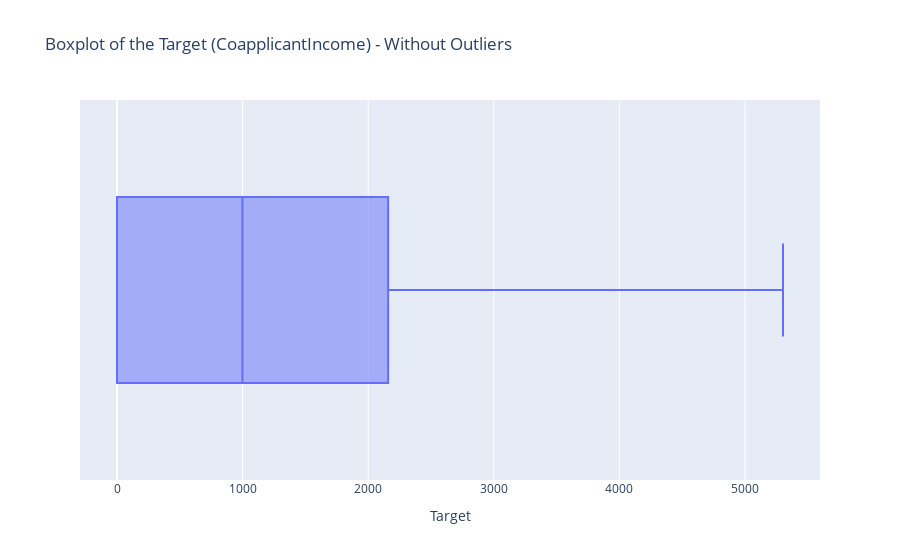

This figure's notebook cell:
### Code cell
# Create a mask to filter out the outliers for 'CoapplicantIncome'
mask_CoapplicantIncome = df['CoapplicantIncome'] <= 5302

print(df[mask_CoapplicantIncome].head())
print(df[mask_CoapplicantIncome].info())

fig = px.box(
    data_frame=df[mask_CoapplicantIncome], 
    x='CoapplicantIncome', 
    orientation='h',
    title='Boxplot of the Target (CoapplicantIncome) - Without Outliers')

fig.update_layout(xaxis_title='Target')
fig.show()

### Figure 1 — Plotly figure (JSON) as saved in the notebook; plotly's stock layout.template omitted (floating-point values rounded to 4 significant figures; data arrays with more than 128 entries replaced by an {"elided": "..."} marker saying what was removed)
{"data": [{"alignmentgroup": "True", "hovertemplate": "CoapplicantIncome=%{x}<extra></extra>", "legendgroup": "", "marker": {"color": "#636efa"}, "name": "", "notched": false, "offsetgroup": "", "orientation": "h", "showlegend": false, "type": "box", "x": {"elided": "528 float values"}, "x0": " ", "xaxis": "x", "y0": " ", "yaxis": "y"}], "layout": {"boxmode": "group", "legend": {"tracegroupgap": 0}, "title": {"text": "Boxplot of the Target (CoapplicantIncome) - Without Outliers"}, "xaxis": {"anchor": "y", "domain": [0, 1], "title": {"text": "Target"}}, "yaxis": {"anchor": "x", "domain": [0, 1]}}}
